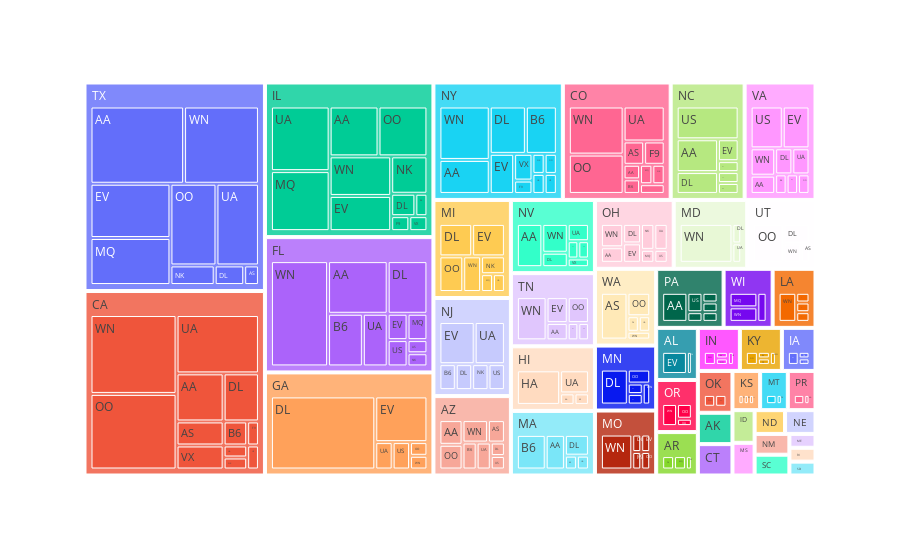

Notebook code cell kept with this figure:
### Code cell
# the plotly express treemap does not go to the dashboard (plotly bug) so i have displayed it here instead
df =  airline_data[airline_data['Year']==int(2015)]
tree_data2 = df.groupby(['DestState', 'Reporting_Airline'])['Flights'].sum().reset_index()
fig = px.treemap(tree_data2, path=['DestState', 'Reporting_Airline'], values= 'Flights')
fig.show()

### Figure 1 — Plotly figure (JSON) as saved in the notebook; plotly's stock layout.template omitted (floating-point values rounded to 4 significant figures; data arrays with more than 128 entries replaced by an {"elided": "..."} marker saying what was removed)
{"data": [{"branchvalues": "total", "domain": {"x": [0, 1], "y": [0, 1]}, "hovertemplate": "labels=%{label}<br>Flights=%{value}<br>parent=%{parent}<br>id=%{id}<extra></extra>", "ids": {"elided": "262 str values"}, "labels": {"elided": "262 str values"}, "name": "", "parents": {"elided": "262 str values"}, "type": "treemap", "values": {"elided": "262 int values"}}], "layout": {"autosize": true, "legend": {"tracegroupgap": 0}, "margin": {"t": 60}}}
